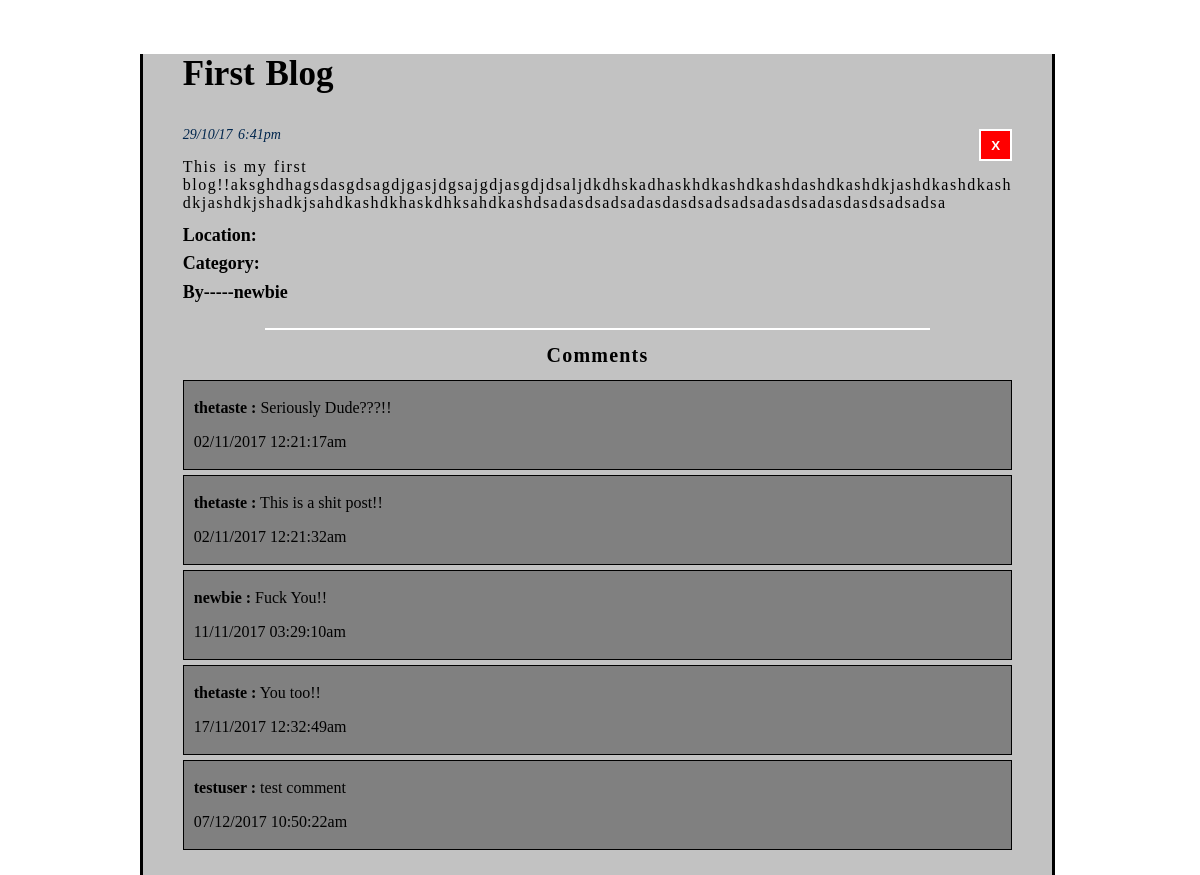
/admin/blog_edit.php?blog_id=1, run on the app's committed database.
### tables this page shows
CREATE TABLE `blogs` (
  `blog_id` int(11) NOT NULL,
  `title` varchar(100) DEFAULT NULL,
  `body` text,
  `datetime` varchar(70) DEFAULT NULL,
  `attachment` varchar(200) DEFAULT NULL,
  `blogger_id` int(11) DEFAULT NULL,
  `name_hidden` tinyint(1) DEFAULT NULL,
  `location` text,
  `category` varchar(50) DEFAULT NULL,
  `del` tinyint(1) DEFAULT '0'
);

CREATE TABLE `users` (
  `user_id` int(11) NOT NULL,
  `fname` varchar(80) DEFAULT NULL,
  `lname` varchar(80) DEFAULT NULL,
  `age` int(11) DEFAULT NULL,
  `bdate` varchar(11) DEFAULT NULL,
  `username` varchar(120) DEFAULT NULL,
  `email` varchar(50) DEFAULT NULL,
  `password` varchar(100) DEFAULT NULL,
  `pro_pic` varchar(180) DEFAULT NULL,
  `gender` varchar(20) DEFAULT NULL,
  `role` int(11) DEFAULT NULL,
  `del` tinyint(1) DEFAULT '0'
);

CREATE TABLE `comments` (
  `comment_id` int(11) NOT NULL,
  `blog_id` int(11) DEFAULT NULL,
  `user_id` int(11) DEFAULT NULL,
  `body` text,
  `datetime` varchar(70) DEFAULT NULL,
  `del` tinyint(1) DEFAULT '0'
);

### Models/Models.php (called while the page is built, shortened)
<?php
class Models{
    public $server;
    public $user;
    public $pass;
    public $db;
    protected $conn;
    function Models($server = "localhost:3306" , $user = "root" , $pass ="" , $db = "is_that_crime")
    {
        $this->server = $server;
        $this->user = $user;
        $this->pass = $pass;
        $this->db = $db;
    }
    private function openConnection()
    {
        $this->conn = new mysqli($this->server , $this->user , $this->pass , $this->db);
        if($this->conn->connect_error)
        {
            $this->errorMessage($this->conn->connect_error);
            return false;
        }
        else
            return true;
    }
    function executeQuery($query)
    {
        if($this->openConnection())
        {
            if($this->result = $this->conn->query($query))
            {
                if($this->result->num_rows > 0)
                {
                    return $this->result;
                }
                else
                {
                    $this->closeConnection();
                    return false;
                }
            }
            else
            {
                $this->errorMessage($this->conn->error);
                return false;
            }
        }
        else
        {
            $this->errorMessage($this->conn->error);
            return false;
        }
    }
}
?>

### Models/BlogModel.php (called while the page is built, shortened)
<?php
require_once("Models.php");
class BlogModel extends Models{
    function getBloggerName($id)
    {
        $name = $this->executeQuery("select username from users where user_id in (select blogger_id from blogs where blogger_id = $id);");
        if($name->num_rows > 0)
        {
            $name = $name->fetch_assoc();
            $name = $name["username"];
            return $name;
        }
        else
            return false;
    }
    function getBlogTitle($id)
    {
        $title = $this->executeQuery("select title from blogs where blog_id = $id and del = false;");
        if($title->num_rows > 0)
        {
            $title = $title->fetch_assoc();
            $title = $title["title"];
            return $title;
        }
        else
            return false;
    }
    function getBlog($id)
    {
        $blog = $this->executeQuery("select * from blogs where blog_id = $id and del = false");
        if($blog->num_rows > 0)
        {
            $blog = $blog->fetch_assoc();
            return $blog;
        }
        else
            return false;
    }
}
 ?>

### Controllers/BlogController.php (called while the page is built, shortened)
<?php
require(get_include_path()."\Projects\aiub project\Models\BlogModel.php");
class BlogController{
    private $blog;
    function BlogController()
    {
        $this->blog = new BlogModel();
    }
    function bloggerName($id)
    {
        return $this->blog->getBloggerName($id);
    }
    function getBlogTitle($id)
    {
        return $this->blog->getBlogTitle($id);
    }
    function getBlog($id)
    {
        return $this->blog->getBlog($id);
    }
}
 ?>

### Controllers/CommentController.php (called while the page is built, shortened)
<?php
require(get_include_path()."\Projects\aiub project\Models\CommentModel.php");
class CommentController{
    private $comment = NULL;
    function CommentController()
    {
        $this->comment = new CommentModel();
    }
    function getCommentByBlog($id)
    {
        return $this->comment->getCommentsByBlog($id);
    }
}
 ?>

### Models/CommentModel.php (called while the page is built, shortened)
<?php
require_once("Models.php");
class CommentModel extends Models{
     function getCommentsByBlog($id)
     {
        $result = $this->executeQuery("select * from comments where blog_id = $id and del = false");
        if($result)
        {
            return $result;
        }
        else
            return false;
     }
}
 ?>

### Controllers/AdminController.php (called while the page is built, shortened)
<?php
require_once(get_include_path()."\Projects\aiub project\Models\UserModel.php");
class AdminController extends Login{
	function isLogged()
	{
		if($this->role == 1 && $this->logged)
			return true;
		else
			return false;
	}
}
?>

### Controllers/UserController.php (called while the page is built, shortened)
<?php
require_once(get_include_path()."\Projects\aiub project\Models\UserModel.php");
class UserController{
    private $user = NULL;
    function UserController()
    {
        $this->user = new UserModel();
    }
    function getUsername($id)
    {
        return $this->user->getUsernameById($id);
    }
}
 ?>

### Models/UserModel.php (called while the page is built, shortened)
<?php
require_once('Models.php');
class UserModel extends Models{
    function getUsernameById($id)
    {
        $result = $this->executeQuery("select username from users where user_id = $id and del = false");
        if($result)
        {
            $result = $result->fetch_assoc();
            return $result;
        }
        else
            return false;
    }
}
 ?>

### admin/blog_edit.php (the view, shortened to what this page needs)
<?php
require_once(get_include_path()."Projects\aiub project\Controllers\BlogController.php");
require(get_include_path()."\Projects\aiub project\Controllers\AdminController.php");
require(get_include_path()."\Projects\aiub project\Controllers\UserController.php");
require(get_include_path()."\Projects\aiub project\Controllers\CommentController.php");
$admincontrol = new AdminController();
$user = new UserController();
$comment = new CommentController();
$logged = $admincontrol->isLogged();
$blogid = 0;
if(isset($_GET["blog_id"]))
    $blogid = $_GET["blog_id"];
$blogcontrol = new BlogController();
$blog = $blogcontrol->getBlog($blogid);
$title= $blog["title"];
$body = $blog["body"];
$datetime = $blog["datetime"];
$full_location = $blog["location"];
$location = explode(" " , $full_location)[0];
$category = $blog["category"];
$name_hidden = $blog["name_hidden"];
 ?>
 <html>
 <head>
         <?php
             echo $blogcontrol->getBlogTitle($blogid);
          ?>
     <link rel="stylesheet" type="text/css" href="http://localhost:<?php echo  $_SERVER["SERVER_PORT"];?>/Projects/aiub%20project/css/index_style.css">
    <link rel="stylesheet" type="text/css" href="http://localhost:<?php echo  $_SERVER["SERVER_PORT"];?>/Projects/aiub%20project/css/blog_style.css">
    <link rel="stylesheet" type="text/css" href="http://localhost:<?php echo  $_SERVER["SERVER_PORT"];?>/Projects/aiub%20project/css/comment_style.css">
 </head>
 <body>
 <div>
     <article>
          <div id = "blog-container">
             <?php
             if(isset($_GET["blog_id"]))
             {
                 $blog = $blogcontrol->getBlog($blogid);
                 $blogger = "Anonymous";
                 if(!$name_hidden)
                 {
                     $blogger_id = $blog["blogger_id"];
                     $blogger = $blogcontrol->bloggerName($blogger_id);
                 }
                 echo "<div id=\"blog-container-contents\">";
                 echo "<p class ='blog_title'>".$title."</p>"."<form method='POST' action='http://localhost:{$_SERVER['SERVER_PORT']}/Projects/aiub project/admin/blog_delete.php?blog_id=$blogid' onsubmit='return blogDeletePrompt()'><button id='delete-button'>X</button></form>";
                 echo "<p class = \"datetime\">".$datetime."</p>";
                 echo "<p class = \"body\">".$body."</p>";
                 echo "<p class =\"bold-blog-content\">Location: ".$location."</p>";
                 echo "<p class =\"bold-blog-content\">Category: ".$category."</p>";
                 echo "<p class =\"bold-blog-content\">By-----".$blogger."</p>";
                 echo "</div>";
                 echo "<hr>";
                 echo "<p id = \"comment-title\">Comments</p>";
                 $commentResult = $comment->getCommentByBlog($blogid);
                 if($commentResult)
                 {
                     while($row = $commentResult->fetch_assoc())
                     {
                         $username = $user->getUsername($row['user_id']);
                         $username = $username["username"];
                         echo "<div class=\"comments\" id = {$row['comment_id']}>";
                         if($logged)
                             echo "<p><b>$username:</b>  {$row['body']}</p><p class =\"datetime\">{$row["datetime"]}</p><button id='delete-button' onclick = 'rmvComment({$row['comment_id']})'>X</button>";
                         else
                             echo "<p><b>$username :</b>  {$row['body']}</p><p>{$row["datetime"]}</p>";
                         echo "</div>";
                     }
                 }
             }
             else
             {
                 echo "Do Not Mess Up The URL";
             }
          ?>
      </div>
     </article>
 </div>
 </body>
 </html>

### css/index_style.css (style rules this page uses)
body { margin:0px; padding: 0px; }
article { margin-top: 0px; padding-left: 5px; padding-right: 10px; height: 100%; }
::placeholder { color:#1a1a1a; font-style: italic; }
hr { border: 1px solid white;clear: both;width:50%; }
.blog_title { font-size: 25px; text-decoration: none; font-family: 'Tahoma'; text-transform: capitalize; font-weight:normal; word-spacing: 2; color:white; padding: 6px 8px 10px 8px; }
.datetime { font-size: 14px; font-style: italic; font-family: 'Tahoma'; line-height: 0.9; word-spacing: 2; color:#00264d; }
.body { font-size: 16px; letter-spacing: 1.5; font-family: 'Tahoma'; word-spacing: 1; color: black; word-wrap:break-word; }
.bold-blog-content { font-size: 15px; font-weight: bold; line-height: 0.9; font-family: 'Tahoma'; color: black; text-align: center; }

### css/blog_style.css (style rules this page uses)
body { margin:0px; padding: 0px; }
article { margin-top: 4.5%; }
::placeholder { color: white; font-style: italic; }
hr { border: 1px solid white;clear: both; margin-top:30px; width: 80%; }
.blog_title { font-size: 35px; padding: 0px; text-decoration: none; font-family: 'Tahoma'; text-transform: capitalize; font-weight:bold; color:black; }
.datetime { font-size: 14px; font-style: italic; font-family: 'Tahoma'; line-height: 0.9; word-spacing: 2; color:#00264d; }
.body { font-size: 16px; letter-spacing: 1.5; font-family: 'Tahoma'; word-spacing: 1; color: black; word-wrap:break-word; }
.bold-blog-content { font-size: 18px; font-weight: bold; line-height: 0.6; font-family: 'Tahoma'; color: black; text-align: left; }
#blog-container { max-width:70%; height:auto; background-color:#c2c2c2; color:black; border-color:transparent; border-style:none; border-left:3px solid black; border-right:3px solid black; padding: 0px 40px 20px 40px; margin: 0 auto; }
#delete-button { background-color: red; border:2px solid white; color: white; font-weight: bold; width:4%; height:4%; float:right; }

### css/comment_style.css (style rules this page uses)
.comments { width:100%; height:auto; padding:2px 10px 2px 10px; margin-bottom: 5px; border:1px solid black; border-bottom-color: black; background-color: grey; overflow: auto; box-sizing: border-box; }
#comment-title { font-size: 20px; text-decoration: none; font-family:; color:; font-weight: bold; letter-spacing:1.2; line-height: .5; text-align: center; }
::placeholder { color: black; font-style: italic; }

### data on the page
blogs: title "First Blog", datetime "29/10/17 6:41pm", body "This is my first blog!!aksghdhagsdasgdsagdjgasjdgsajgdjasgdjdsaljdkdhskadhaskhdkashdkashdashdkashdkjashdkashdkashdkjashdkjshadkjsahdkashdkhaskdhksahdkashdsadasdsadsadasdasdsadsadsadasdsadasdasdsadsadsa", blogger.username "newbie"
comments: user.username "thetaste", body "Seriously Dude???!!", datetime "02/11/2017 12:21:17am"
comments: user.username "thetaste", body "This is a shit post!!", datetime "02/11/2017 12:21:32am"
comments: user.username "newbie", body "Fuck You!!", datetime "11/11/2017 03:29:10am"
comments: user.username "thetaste", body "You too!!", datetime "17/11/2017 12:32:49am"
comments: user.username "testuser", body "test comment", datetime "07/12/2017 10:50:22am"
